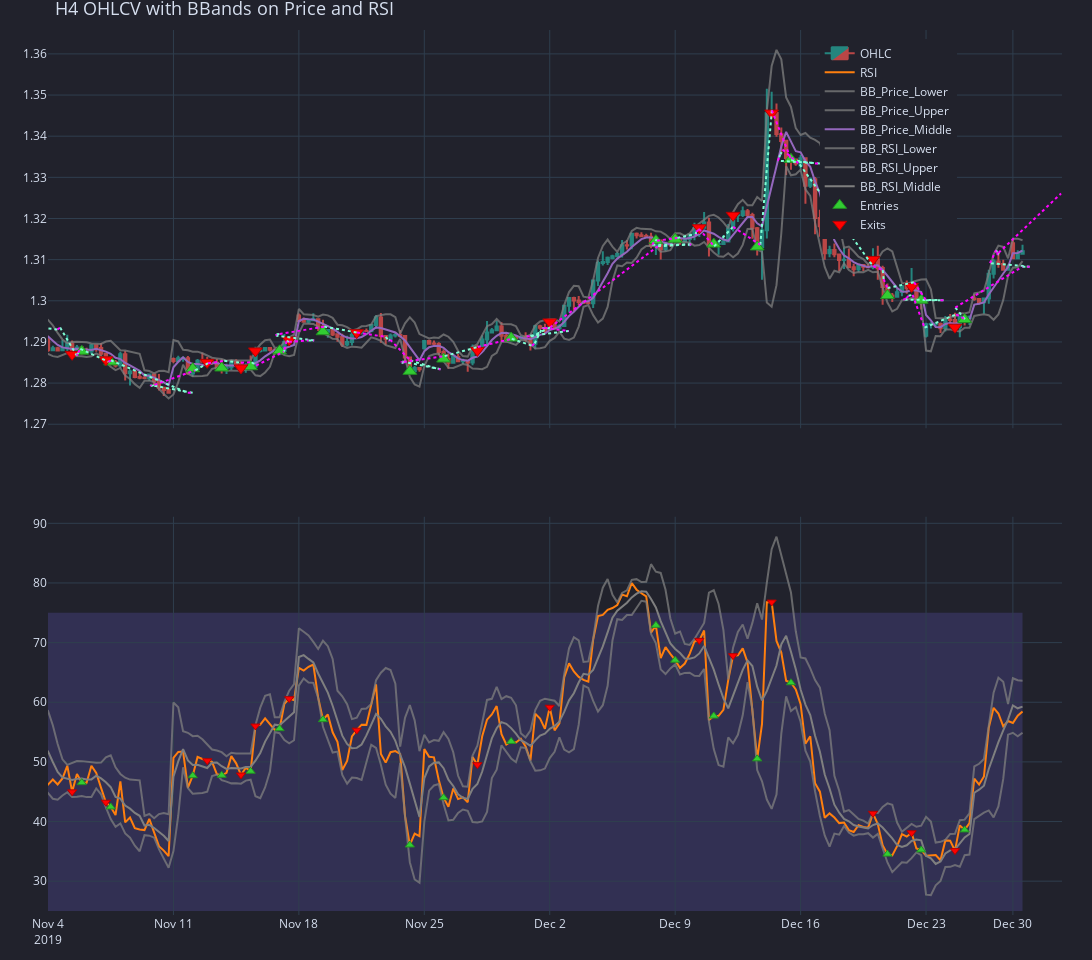

The notebook cell this image was saved under:
### Code cell
slice_lower = '2019.11.01'
slice_higher = '2019.12.30'
fig = plot_strategy(slice_lower, slice_higher, h4_df, h4_rsi, 
                           h4_bbands, h4_bbands_rsi, 
                           clean_h4_entries, clean_h4_exits, 
                           long_trades, short_trades,
                           show_legend = True)

fig.show()

### Figure 1 — Plotly figure (JSON) as saved in the notebook; plotly's stock layout.template omitted (floating-point values rounded to 4 significant figures; data arrays with more than 128 entries replaced by an {"elided": "..."} marker saying what was removed)
{"data": [{"close": {"elided": "360 float values"}, "decreasing": {"fillcolor": "#ee534f", "line": {"color": "#ee534f"}}, "high": {"elided": "360 float values"}, "increasing": {"fillcolor": "#26a69a", "line": {"color": "#26a69a"}}, "low": {"elided": "360 float values"}, "name": "OHLC", "opacity": 0.75, "open": {"elided": "360 float values"}, "type": "candlestick", "uid": "e51a7c2e-f7e6-4d49-af6f-d5039a4e4da5", "x": {"elided": "360 str values"}, "xaxis": "x", "yaxis": "y"}, {"connectgaps": true, "name": "RSI", "showlegend": true, "type": "scatter", "uid": "df90566b-d58f-4b9b-a94e-67187c4b2a76", "x": {"elided": "360 str values"}, "xaxis": "x2", "y": {"elided": "360 float values"}, "yaxis": "y2"}, {"connectgaps": true, "line": {"color": "rgba(127,127,127,0.7500)"}, "mode": "lines", "name": "BB_Price_Lower", "showlegend": true, "type": "scatter", "uid": "4ac20c26-badb-4eee-a501-62da66b09aaf", "x": {"elided": "360 str values"}, "xaxis": "x", "y": {"elided": "360 float values"}, "yaxis": "y"}, {"connectgaps": true, "fillcolor": "rgba(128, 128, 128, 0.2)", "line": {"color": "rgba(127,127,127,0.7500)"}, "mode": "lines", "name": "BB_Price_Upper", "showlegend": true, "type": "scatter", "uid": "054b0a1f-11ac-4e32-a48e-4b7b2beb95a5", "x": {"elided": "360 str values"}, "xaxis": "x", "y": {"elided": "360 float values"}, "yaxis": "y"}, {"connectgaps": true, "mode": "lines", "name": "BB_Price_Middle", "showlegend": true, "type": "scatter", "uid": "30c9723f-17fb-4814-8496-645ca367dd65", "x": {"elided": "360 str values"}, "xaxis": "x", "y": {"elided": "360 float values"}, "yaxis": "y"}, {"connectgaps": true, "line": {"color": "rgba(127,127,127,0.7500)"}, "mode": "lines", "name": "BB_RSI_Lower", "showlegend": true, "type": "scatter", "uid": "538f3dc1-fd06-4ac1-bcfe-dff0df5c1b74", "x": {"elided": "360 str values"}, "xaxis": "x2", "y": {"elided": "360 float values"}, "yaxis": "y2"}, {"connectgaps": true, "fillcolor": "rgba(128, 128, 128, 0.2)", "line": {"color": "rgba(127,127,127,0.7500)"}, "mode": "lines", "name": "BB_RSI_Upper", "showlegend": true, "type": "scatter", "uid": "3bc6b76e-cc27-42cf-b8cb-7afca743abcd", "x": {"elided": "360 str values"}, "xaxis": "x2", "y": {"elided": "360 float values"}, "yaxis": "y2"}, {"connectgaps": true, "mode": "lines", "name": "BB_RSI_Middle", "showlegend": true, "type": "scatter", "uid": "9bb059ee-bd27-49d4-abe0-fd440c97fdcf", "x": {"elided": "360 str values"}, "xaxis": "x2", "y": {"elided": "360 float values"}, "yaxis": "y2"}, {"marker": {"color": "limegreen", "line": {"color": "rgb(34,143,34)", "width": 1}, "size": 12, "symbol": "triangle-up"}, "mode": "markers", "name": "Entries", "showlegend": true, "type": "scatter", "uid": "42be3ec9-ce7c-49e4-a784-8c9bfb936e2e", "x": ["2019-11-02T12:00:00+00:00", "2019-11-05T16:00:00+00:00", "2019-11-06T16:00:00+00:00", "2019-11-09T12:00:00+00:00", "2019-11-12T04:00:00+00:00", "2019-11-13T04:00:00+00:00", "2019-11-14T04:00:00+00:00", "2019-11-15T04:00:00+00:00", "2019-11-16T00:00:00+00:00", "2019-11-19T08:00:00+00:00", "2019-11-22T08:00:00+00:00", "2019-11-26T04:00:00+00:00", "2019-11-28T12:00:00+00:00", "2019-11-30T12:00:00+00:00", "2019-12-06T04:00:00+00:00", "2019-12-07T12:00:00+00:00", "2019-12-09T12:00:00+00:00", "2019-12-10T20:00:00+00:00", "2019-12-12T08:00:00+00:00", "2019-12-13T12:00:00+00:00", "2019-12-14T12:00:00+00:00", "2019-12-16T08:00:00+00:00", "2019-12-19T12:00:00+00:00", "2019-12-20T16:00:00+00:00", "2019-12-23T08:00:00+00:00", "2019-12-24T20:00:00+00:00", "2019-12-28T00:00:00+00:00"], "y": [null, 1.288, 1.285, null, 1.283, 1.284, 1.284, 1.288, null, 1.292, 1.283, 1.286, 1.291, null, 1.315, null, 1.315, 1.314, 1.313, 1.334, null, 1.333, 1.301, 1.3, 1.292, 1.295, null]}, {"marker": {"color": "red", "line": {"color": "rgb(178,0,0)", "width": 1}, "size": 12, "symbol": "triangle-down"}, "mode": "markers", "name": "Exits", "showlegend": true, "type": "scatter", "uid": "7cb65d99-2ceb-4a25-bd1e-42da70a4627b", "x": ["2019-11-02T04:00:00+00:00", "2019-11-05T08:00:00+00:00", "2019-11-06T12:00:00+00:00", "2019-11-09T04:00:00+00:00", "2019-11-10T20:00:00+00:00", "2019-11-12T16:00:00+00:00", "2019-11-13T20:00:00+00:00", "2019-11-14T08:00:00+00:00", "2019-11-15T12:00:00+00:00", "2019-11-17T20:00:00+00:00", "2019-11-20T12:00:00+00:00", "2019-11-24T20:00:00+00:00", "2019-11-27T08:00:00+00:00", "2019-11-30T00:00:00+00:00", "2019-12-02T12:00:00+00:00", "2019-12-07T04:00:00+00:00", "2019-12-08T20:00:00+00:00", "2019-12-10T08:00:00+00:00", "2019-12-11T12:00:00+00:00", "2019-12-12T20:00:00+00:00", "2019-12-14T04:00:00+00:00", "2019-12-15T20:00:00+00:00", "2019-12-19T00:00:00+00:00", "2019-12-20T08:00:00+00:00", "2019-12-23T00:00:00+00:00", "2019-12-24T12:00:00+00:00", "2019-12-25T20:00:00+00:00", "2019-12-30T00:00:00+00:00"], "y": [null, 1.287, 1.286, null, 1.279, 1.285, 1.284, 1.288, 1.29, 1.292, 1.292, 1.285, 1.288, null, 1.295, null, 1.315, 1.318, 1.321, 1.346, null, 1.339, 1.31, 1.303, 1.303, 1.294, 1.299, 1.309]}, {"marker": {"color": "limegreen", "line": {"color": "rgb(34,143,34)", "width": 1}, "size": 8, "symbol": "triangle-up"}, "mode": "markers", "name": "Entries", "showlegend": false, "type": "scatter", "uid": "6a5db444-26d8-4a1f-a78c-8d8e7d043700", "x": ["2019-11-02T12:00:00+00:00", "2019-11-05T16:00:00+00:00", "2019-11-06T16:00:00+00:00", "2019-11-09T12:00:00+00:00", "2019-11-12T04:00:00+00:00", "2019-11-13T04:00:00+00:00", "2019-11-14T04:00:00+00:00", "2019-11-15T04:00:00+00:00", "2019-11-16T00:00:00+00:00", "2019-11-19T08:00:00+00:00", "2019-11-22T08:00:00+00:00", "2019-11-26T04:00:00+00:00", "2019-11-28T12:00:00+00:00", "2019-11-30T12:00:00+00:00", "2019-12-06T04:00:00+00:00", "2019-12-07T12:00:00+00:00", "2019-12-09T12:00:00+00:00", "2019-12-10T20:00:00+00:00", "2019-12-12T08:00:00+00:00", "2019-12-13T12:00:00+00:00", "2019-12-14T12:00:00+00:00", "2019-12-16T08:00:00+00:00", "2019-12-19T12:00:00+00:00", "2019-12-20T16:00:00+00:00", "2019-12-23T08:00:00+00:00", "2019-12-24T20:00:00+00:00", "2019-12-28T00:00:00+00:00"], "xaxis": "x2", "y": [null, 46.53, 42.45, null, 47.68, 47.76, 48.44, 55.58, null, 57.08, 36.07, 44.0, 53.43, null, 72.9, null, 67.05, 57.68, 50.51, 63.27, null, 58.38, 34.54, 35.23, 30.09, 38.59, null], "yaxis": "y2"}, {"marker": {"color": "red", "line": {"color": "rgb(178,0,0)", "width": 1}, "size": 8, "symbol": "triangle-down"}, "mode": "markers", "name": "Exits", "showlegend": false, "type": "scatter", "uid": "98dcbca3-8cc4-4855-8595-6a9e1af828ea", "x": ["2019-11-02T04:00:00+00:00", "2019-11-05T08:00:00+00:00", "2019-11-06T12:00:00+00:00", "2019-11-09T04:00:00+00:00", "2019-11-10T20:00:00+00:00", "2019-11-12T16:00:00+00:00", "2019-11-13T20:00:00+00:00", "2019-11-14T08:00:00+00:00", "2019-11-15T12:00:00+00:00", "2019-11-17T20:00:00+00:00", "2019-11-20T12:00:00+00:00", "2019-11-24T20:00:00+00:00", "2019-11-27T08:00:00+00:00", "2019-11-30T00:00:00+00:00", "2019-12-02T12:00:00+00:00", "2019-12-07T04:00:00+00:00", "2019-12-08T20:00:00+00:00", "2019-12-10T08:00:00+00:00", "2019-12-11T12:00:00+00:00", "2019-12-12T20:00:00+00:00", "2019-12-14T04:00:00+00:00", "2019-12-15T20:00:00+00:00", "2019-12-19T00:00:00+00:00", "2019-12-20T08:00:00+00:00", "2019-12-23T00:00:00+00:00", "2019-12-24T12:00:00+00:00", "2019-12-25T20:00:00+00:00", "2019-12-30T00:00:00+00:00"], "xaxis": "x2", "y": [null, 44.97, 43.24, null, 38.81, 50.2, 47.81, 56.02, 60.6, 63.78, 55.32, 40.96, 49.53, null, 59.16, null, 69.13, 70.37, 67.81, 76.8, null, 65.63, 41.37, 38.12, 39.07, 35.12, 43.62, 57.06], "yaxis": "y2"}], "layout": {"height": 960, "legend": {"orientation": "h", "traceorder": "normal", "x": 0.1, "xanchor": "right", "y": 0.99, "yanchor": "top"}, "margin": {"b": 30, "l": 30, "r": 30, "t": 30}, "shapes": [{"fillcolor": "mediumslateblue", "layer": "below", "line": {"width": 0}, "opacity": 0.2, "type": "rect", "x0": "2019-11-01T00:00:00+00:00", "x1": "2019-12-30T20:00:00+00:00", "xref": "x2", "y0": 25, "y1": 75, "yref": "y2"}, {"line": {"color": "aquamarine", "dash": "dot", "width": 2}, "type": "line", "x0": "2019-11-02T08:50:00+00:00", "x1": "2019-11-03T17:00:00+00:00", "y0": 1.294, "y1": 1.293}, {"line": {"color": "aquamarine", "dash": "dot", "width": 2}, "type": "line", "x0": "2019-11-03T19:15:00+00:00", "x1": "2019-11-05T11:50:00+00:00", "y0": 1.293, "y1": 1.287}, {"line": {"color": "aquamarine", "dash": "dot", "width": 2}, "type": "line", "x0": "2019-11-05T12:40:00+00:00", "x1": "2019-11-05T13:00:00+00:00", "y0": 1.287, "y1": 1.287}, {"line": {"color": "aquamarine", "dash": "dot", "width": 2}, "type": "line", "x0": "2019-11-05T14:50:00+00:00", "x1": "2019-11-06T14:15:00+00:00", "y0": 1.288, "y1": 1.285}, {"line": {"color": "aquamarine", "dash": "dot", "width": 2}, "type": "line", "x0": "2019-11-06T16:05:00+00:00", "x1": "2019-11-09T07:55:00+00:00", "y0": 1.286, "y1": 1.278}, {"line": {"color": "aquamarine", "dash": "dot", "width": 2}, "type": "line", "x0": "2019-11-09T11:55:00+00:00", "x1": "2019-11-10T17:00:00+00:00", "y0": 1.278, "y1": 1.28}, {"line": {"color": "aquamarine", "dash": "dot", "width": 2}, "type": "line", "x0": "2019-11-10T17:25:00+00:00", "x1": "2019-11-10T20:20:00+00:00", "y0": 1.279, "y1": 1.28}, {"line": {"color": "aquamarine", "dash": "dot", "width": 2}, "type": "line", "x0": "2019-11-12T06:00:00+00:00", "x1": "2019-11-12T16:40:00+00:00", "y0": 1.283, "y1": 1.285}, {"line": {"color": "aquamarine", "dash": "dot", "width": 2}, "type": "line", "x0": "2019-11-13T06:10:00+00:00", "x1": "2019-11-13T20:00:00+00:00", "y0": 1.285, "y1": 1.285}, {"line": {"color": "aquamarine", "dash": "dot", "width": 2}, "type": "line", "x0": "2019-11-14T04:55:00+00:00", "x1": "2019-11-14T08:35:00+00:00", "y0": 1.285, "y1": 1.284}, {"line": {"color": "aquamarine", "dash": "dot", "width": 2}, "type": "line", "x0": "2019-11-15T07:35:00+00:00", "x1": "2019-11-15T08:10:00+00:00", "y0": 1.288, "y1": 1.288}, {"line": {"color": "aquamarine", "dash": "dot", "width": 2}, "type": "line", "x0": "2019-11-15T09:50:00+00:00", "x1": "2019-11-15T11:45:00+00:00", "y0": 1.29, "y1": 1.29}, {"line": {"color": "aquamarine", "dash": "dot", "width": 2}, "type": "line", "x0": "2019-11-16T03:55:00+00:00", "x1": "2019-11-16T07:55:00+00:00", "y0": 1.29, "y1": 1.29}, {"line": {"color": "aquamarine", "dash": "dot", "width": 2}, "type": "line", "x0": "2019-11-16T08:40:00+00:00", "x1": "2019-11-17T17:00:00+00:00", "y0": 1.29, "y1": 1.292}, {"line": {"color": "aquamarine", "dash": "dot", "width": 2}, "type": "line", "x0": "2019-11-17T17:25:00+00:00", "x1": "2019-11-17T20:05:00+00:00", "y0": 1.292, "y1": 1.292}, {"line": {"color": "aquamarine", "dash": "dot", "width": 2}, "type": "line", "x0": "2019-11-19T09:00:00+00:00", "x1": "2019-11-20T12:10:00+00:00", "y0": 1.294, "y1": 1.292}, {"line": {"color": "aquamarine", "dash": "dot", "width": 2}, "type": "line", "x0": "2019-11-21T12:05:00+00:00", "x1": "2019-11-21T14:25:00+00:00", "y0": 1.291, "y1": 1.29}, {"line": {"color": "aquamarine", "dash": "dot", "width": 2}, "type": "line", "x0": "2019-11-21T14:55:00+00:00", "x1": "2019-11-21T15:40:00+00:00", "y0": 1.29, "y1": 1.291}, {"line": {"color": "aquamarine", "dash": "dot", "width": 2}, "type": "line", "x0": "2019-11-22T08:25:00+00:00", "x1": "2019-11-23T07:55:00+00:00", "y0": 1.286, "y1": 1.283}, {"line": {"color": "aquamarine", "dash": "dot", "width": 2}, "type": "line", "x0": "2019-11-23T09:25:00+00:00", "x1": "2019-11-24T17:00:00+00:00", "y0": 1.283, "y1": 1.285}, {"line": {"color": "aquamarine", "dash": "dot", "width": 2}, "type": "line", "x0": "2019-11-24T17:20:00+00:00", "x1": "2019-11-24T18:25:00+00:00", "y0": 1.285, "y1": 1.285}, {"line": {"color": "aquamarine", "dash": "dot", "width": 2}, "type": "line", "x0": "2019-11-24T18:45:00+00:00", "x1": "2019-11-24T18:55:00+00:00", "y0": 1.285, "y1": 1.285}, {"line": {"color": "aquamarine", "dash": "dot", "width": 2}, "type": "line", "x0": "2019-11-26T04:55:00+00:00", "x1": "2019-11-27T08:25:00+00:00", "y0": 1.287, "y1": 1.289}, {"line": {"color": "aquamarine", "dash": "dot", "width": 2}, "type": "line", "x0": "2019-11-28T12:30:00+00:00", "x1": "2019-11-29T05:15:00+00:00", "y0": 1.291, "y1": 1.289}, {"line": {"color": "aquamarine", "dash": "dot", "width": 2}, "type": "line", "x0": "2019-11-29T07:30:00+00:00", "x1": "2019-11-29T13:50:00+00:00", "y0": 1.29, "y1": 1.293}, {"line": {"color": "aquamarine", "dash": "dot", "width": 2}, "type": "line", "x0": "2019-11-29T14:10:00+00:00", "x1": "2019-11-29T14:55:00+00:00", "y0": 1.293, "y1": 1.294}, {"line": {"color": "aquamarine", "dash": "dot", "width": 2}, "type": "line", "x0": "2019-11-29T15:20:00+00:00", "x1": "2019-11-29T15:45:00+00:00", "y0": 1.293, "y1": 1.293}, {"line": {"color": "aquamarine", "dash": "dot", "width": 2}, "type": "line", "x0": "2019-11-30T11:55:00+00:00", "x1": "2019-12-01T17:00:00+00:00", "y0": 1.293, "y1": 1.291}, {"line": {"color": "aquamarine", "dash": "dot", "width": 2}, "type": "line", "x0": "2019-12-01T20:35:00+00:00", "x1": "2019-12-02T12:20:00+00:00", "y0": 1.291, "y1": 1.294}, {"line": {"color": "aquamarine", "dash": "dot", "width": 2}, "type": "line", "x0": "2019-12-06T05:40:00+00:00", "x1": "2019-12-07T07:55:00+00:00", "y0": 1.313, "y1": 1.314}, {"line": {"color": "aquamarine", "dash": "dot", "width": 2}, "type": "line", "x0": "2019-12-07T09:20:00+00:00", "x1": "2019-12-08T17:00:00+00:00", "y0": 1.314, "y1": 1.314}, {"line": {"color": "aquamarine", "dash": "dot", "width": 2}, "type": "line", "x0": "2019-12-08T19:35:00+00:00", "x1": "2019-12-08T20:55:00+00:00", "y0": 1.315, "y1": 1.315}, {"line": {"color": "aquamarine", "dash": "dot", "width": 2}, "type": "line", "x0": "2019-12-09T13:45:00+00:00", "x1": "2019-12-10T05:00:00+00:00", "y0": 1.315, "y1": 1.316}, {"line": {"color": "aquamarine", "dash": "dot", "width": 2}, "type": "line", "x0": "2019-12-10T05:15:00+00:00", "x1": "2019-12-10T05:20:00+00:00", "y0": 1.316, "y1": 1.317}, {"line": {"color": "aquamarine", "dash": "dot", "width": 2}, "type": "line", "x0": "2019-12-10T07:40:00+00:00", "x1": "2019-12-10T07:45:00+00:00", "y0": 1.317, "y1": 1.317}, {"line": {"color": "aquamarine", "dash": "dot", "width": 2}, "type": "line", "x0": "2019-12-10T20:20:00+00:00", "x1": "2019-12-11T12:00:00+00:00", "y0": 1.313, "y1": 1.318}, {"line": {"color": "aquamarine", "dash": "dot", "width": 2}, "type": "line", "x0": "2019-12-12T10:35:00+00:00", "x1": "2019-12-12T20:10:00+00:00", "y0": 1.314, "y1": 1.346}, {"line": {"color": "aquamarine", "dash": "dot", "width": 2}, "type": "line", "x0": "2019-12-13T12:15:00+00:00", "x1": "2019-12-14T07:55:00+00:00", "y0": 1.334, "y1": 1.333}, {"line": {"color": "aquamarine", "dash": "dot", "width": 2}, "type": "line", "x0": "2019-12-14T11:55:00+00:00", "x1": "2019-12-15T17:00:00+00:00", "y0": 1.333, "y1": 1.334}, {"line": {"color": "aquamarine", "dash": "dot", "width": 2}, "type": "line", "x0": "2019-12-15T18:25:00+00:00", "x1": "2019-12-15T19:00:00+00:00", "y0": 1.335, "y1": 1.336}, {"line": {"color": "aquamarine", "dash": "dot", "width": 2}, "type": "line", "x0": "2019-12-15T19:10:00+00:00", "x1": "2019-12-15T21:00:00+00:00", "y0": 1.335, "y1": 1.337}, {"line": {"color": "aquamarine", "dash": "dot", "width": 2}, "type": "line", "x0": "2019-12-16T11:15:00+00:00", "x1": "2019-12-19T00:05:00+00:00", "y0": 1.333, "y1": 1.308}, {"line": {"color": "aquamarine", "dash": "dot", "width": 2}, "type": "line", "x0": "2019-12-19T08:05:00+00:00", "x1": "2019-12-19T08:50:00+00:00", "y0": 1.307, "y1": 1.305}, {"line": {"color": "aquamarine", "dash": "dot", "width": 2}, "type": "line", "x0": "2019-12-19T12:05:00+00:00", "x1": "2019-12-20T10:05:00+00:00", "y0": 1.303, "y1": 1.304}, {"line": {"color": "aquamarine", "dash": "dot", "width": 2}, "type": "line", "x0": "2019-12-20T19:55:00+00:00", "x1": "2019-12-21T07:55:00+00:00", "y0": 1.3, "y1": 1.3}, {"line": {"color": "aquamarine", "dash": "dot", "width": 2}, "type": "line", "x0": "2019-12-21T10:30:00+00:00", "x1": "2019-12-22T17:00:00+00:00", "y0": 1.3, "y1": 1.3}, {"line": {"color": "aquamarine", "dash": "dot", "width": 2}, "type": "line", "x0": "2019-12-22T19:25:00+00:00", "x1": "2019-12-22T19:50:00+00:00", "y0": 1.301, "y1": 1.301}, {"line": {"color": "aquamarine", "dash": "dot", "width": 2}, "type": "line", "x0": "2019-12-22T21:25:00+00:00", "x1": "2019-12-23T00:50:00+00:00", "y0": 1.301, "y1": 1.301}, {"line": {"color": "aquamarine", "dash": "dot", "width": 2}, "type": "line", "x0": "2019-12-23T10:45:00+00:00", "x1": "2019-12-24T12:55:00+00:00", "y0": 1.293, "y1": 1.297}, {"line": {"color": "aquamarine", "dash": "dot", "width": 2}, "type": "line", "x0": "2019-12-24T20:15:00+00:00", "x1": "2019-12-25T20:15:00+00:00", "y0": 1.296, "y1": 1.298}, {"line": {"color": "aquamarine", "dash": "dot", "width": 2}, "type": "line", "x0": "2019-12-28T03:55:00+00:00", "x1": "2019-12-28T07:55:00+00:00", "y0": 1.308, "y1": 1.308}, {"line": {"color": "aquamarine", "dash": "dot", "width": 2}, "type": "line", "x0": "2019-12-28T09:55:00+00:00", "x1": "2019-12-29T17:00:00+00:00", "y0": 1.308, "y1": 1.309}, {"line": {"color": "aquamarine", "dash": "dot", "width": 2}, "type": "line", "x0": "2019-12-29T22:05:00+00:00", "x1": "2019-12-29T22:55:00+00:00", "y0": 1.312, "y1": 1.312}, {"line": {"color": "aquamarine", "dash": "dot", "width": 2}, "type": "line", "x0": "2019-12-29T23:25:00+00:00", "x1": "2019-12-30T00:10:00+00:00", "y0": 1.311, "y1": 1.312}, {"line": {"color": "magenta", "dash": "dot", "width": 2}, "type": "line", "x0": "2019-11-02T07:55:00+00:00", "x1": "2019-11-02T08:50:00+00:00", "y0": 1.294, "y1": 1.294}, {"line": {"color": "magenta", "dash": "dot", "width": 2}, "type": "line", "x0": "2019-11-03T17:00:00+00:00", "x1": "2019-11-03T19:15:00+00:00", "y0": 1.293, "y1": 1.293}, {"line": {"color": "magenta", "dash": "dot", "width": 2}, "type": "line", "x0": "2019-11-05T11:50:00+00:00", "x1": "2019-11-05T12:40:00+00:00", "y0": 1.287, "y1": 1.287}, {"line": {"color": "magenta", "dash": "dot", "width": 2}, "type": "line", "x0": "2019-11-05T13:00:00+00:00", "x1": "2019-11-05T14:50:00+00:00", "y0": 1.287, "y1": 1.288}, {"line": {"color": "magenta", "dash": "dot", "width": 2}, "type": "line", "x0": "2019-11-06T14:15:00+00:00", "x1": "2019-11-06T16:05:00+00:00", "y0": 1.285, "y1": 1.286}, {"line": {"color": "magenta", "dash": "dot", "width": 2}, "type": "line", "x0": "2019-11-09T07:55:00+00:00", "x1": "2019-11-09T11:55:00+00:00", "y0": 1.278, "y1": 1.278}, {"line": {"color": "magenta", "dash": "dot", "width": 2}, "type": "line", "x0": "2019-11-10T17:00:00+00:00", "x1": "2019-11-10T17:25:00+00:00", "y0": 1.28, "y1": 1.279}, {"line": {"color": "magenta", "dash": "dot", "width": 2}, "type": "line", "x0": "2019-11-10T20:20:00+00:00", "x1": "2019-11-12T06:00:00+00:00", "y0": 1.28, "y1": 1.283}, {"line": {"color": "magenta", "dash": "dot", "width": 2}, "type": "line", "x0": "2019-11-12T16:40:00+00:00", "x1": "2019-11-13T06:10:00+00:00", "y0": 1.285, "y1": 1.285}, {"line": {"color": "magenta", "dash": "dot", "width": 2}, "type": "line", "x0": "2019-11-13T20:00:00+00:00", "x1": "2019-11-14T04:55:00+00:00", "y0": 1.285, "y1": 1.285}, {"line": {"color": "magenta", "dash": "dot", "width": 2}, "type": "line", "x0": "2019-11-14T08:35:00+00:00", "x1": "2019-11-15T07:35:00+00:00", "y0": 1.284, "y1": 1.288}, {"line": {"color": "magenta", "dash": "dot", "width": 2}, "type": "line", "x0": "2019-11-15T08:10:00+00:00", "x1": "2019-11-15T09:50:00+00:00", "y0": 1.288, "y1": 1.29}, {"line": {"color": "magenta", "dash": "dot", "width": 2}, "type": "line", "x0": "2019-11-15T11:45:00+00:00", "x1": "2019-11-16T03:55:00+00:00", "y0": 1.29, "y1": 1.29}, {"line": {"color": "magenta", "dash": "dot", "width": 2}, "type": "line", "x0": "2019-11-16T07:55:00+00:00", "x1": "2019-11-16T08:40:00+00:00", "y0": 1.29, "y1": 1.29}, {"line": {"color": "magenta", "dash": "dot", "width": 2}, "type": "line", "x0": "2019-11-17T17:00:00+00:00", "x1": "2019-11-17T17:25:00+00:00", "y0": 1.292, "y1": 1.292}, {"line": {"color": "magenta", "dash": "dot", "width": 2}, "type": "line", "x0": "2019-11-17T20:05:00+00:00", "x1": "2019-11-19T09:00:00+00:00", "y0": 1.292, "y1": 1.294}, {"line": {"color": "magenta", "dash": "dot", "width": 2}, "type": "line", "x0": "2019-11-20T12:10:00+00:00", "x1": "2019-11-21T12:05:00+00:00", "y0": 1.292, "y1": 1.291}, {"line": {"color": "magenta", "dash": "dot", "width": 2}, "type": "line", "x0": "2019-11-21T14:25:00+00:00", "x1": "2019-11-21T14:55:00+00:00", "y0": 1.29, "y1": 1.29}, {"line": {"color": "magenta", "dash": "dot", "width": 2}, "type": "line", "x0": "2019-11-21T15:40:00+00:00", "x1": "2019-11-22T08:25:00+00:00", "y0": 1.291, "y1": 1.286}, {"line": {"color": "magenta", "dash": "dot", "width": 2}, "type": "line", "x0": "2019-11-23T07:55:00+00:00", "x1": "2019-11-23T09:25:00+00:00", "y0": 1.283, "y1": 1.283}, {"line": {"color": "magenta", "dash": "dot", "width": 2}, "type": "line", "x0": "2019-11-24T17:00:00+00:00", "x1": "2019-11-24T17:20:00+00:00", "y0": 1.285, "y1": 1.285}, {"line": {"color": "magenta", "dash": "dot", "width": 2}, "type": "line", "x0": "2019-11-24T18:25:00+00:00", "x1": "2019-11-24T18:45:00+00:00", "y0": 1.285, "y1": 1.285}, {"line": {"color": "magenta", "dash": "dot", "width": 2}, "type": "line", "x0": "2019-11-24T18:55:00+00:00", "x1": "2019-11-26T04:55:00+00:00", "y0": 1.285, "y1": 1.287}, {"line": {"color": "magenta", "dash": "dot", "width": 2}, "type": "line", "x0": "2019-11-27T08:25:00+00:00", "x1": "2019-11-28T12:30:00+00:00", "y0": 1.289, "y1": 1.291}, {"line": {"color": "magenta", "dash": "dot", "width": 2}, "type": "line", "x0": "2019-11-29T05:15:00+00:00", "x1": "2019-11-29T07:30:00+00:00", "y0": 1.289, "y1": 1.29}, {"line": {"color": "magenta", "dash": "dot", "width": 2}, "type": "line", "x0": "2019-11-29T13:50:00+00:00", "x1": "2019-11-29T14:10:00+00:00", "y0": 1.293, "y1": 1.293}, {"line": {"color": "magenta", "dash": "dot", "width": 2}, "type": "line", "x0": "2019-11-29T14:55:00+00:00", "x1": "2019-11-29T15:20:00+00:00", "y0": 1.294, "y1": 1.293}, {"line": {"color": "magenta", "dash": "dot", "width": 2}, "type": "line", "x0": "2019-11-29T15:45:00+00:00", "x1": "2019-11-30T11:55:00+00:00", "y0": 1.293, "y1": 1.293}, {"line": {"color": "magenta", "dash": "dot", "width": 2}, "type": "line", "x0": "2019-12-01T17:00:00+00:00", "x1": "2019-12-01T20:35:00+00:00", "y0": 1.291, "y1": 1.291}, {"line": {"color": "magenta", "dash": "dot", "width": 2}, "type": "line", "x0": "2019-12-02T12:20:00+00:00", "x1": "2019-12-06T05:40:00+00:00", "y0": 1.294, "y1": 1.313}, {"line": {"color": "magenta", "dash": "dot", "width": 2}, "type": "line", "x0": "2019-12-07T07:55:00+00:00", "x1": "2019-12-07T09:20:00+00:00", "y0": 1.314, "y1": 1.314}, {"line": {"color": "magenta", "dash": "dot", "width": 2}, "type": "line", "x0": "2019-12-08T17:00:00+00:00", "x1": "2019-12-08T19:35:00+00:00", "y0": 1.314, "y1": 1.315}, {"line": {"color": "magenta", "dash": "dot", "width": 2}, "type": "line", "x0": "2019-12-08T20:55:00+00:00", "x1": "2019-12-09T13:45:00+00:00", "y0": 1.315, "y1": 1.315}, {"line": {"color": "magenta", "dash": "dot", "width": 2}, "type": "line", "x0": "2019-12-10T05:00:00+00:00", "x1": "2019-12-10T05:15:00+00:00", "y0": 1.316, "y1": 1.316}, {"line": {"color": "magenta", "dash": "dot", "width": 2}, "type": "line", "x0": "2019-12-10T05:20:00+00:00", "x1": "2019-12-10T07:40:00+00:00", "y0": 1.317, "y1": 1.317}, {"line": {"color": "magenta", "dash": "dot", "width": 2}, "type": "line", "x0": "2019-12-10T07:45:00+00:00", "x1": "2019-12-10T20:20:00+00:00", "y0": 1.317, "y1": 1.313}, {"line": {"color": "magenta", "dash": "dot", "width": 2}, "type": "line", "x0": "2019-12-11T12:00:00+00:00", "x1": "2019-12-12T10:35:00+00:00", "y0": 1.318, "y1": 1.314}, {"line": {"color": "magenta", "dash": "dot", "width": 2}, "type": "line", "x0": "2019-12-12T20:10:00+00:00", "x1": "2019-12-13T12:15:00+00:00", "y0": 1.346, "y1": 1.334}, {"line": {"color": "magenta", "dash": "dot", "width": 2}, "type": "line", "x0": "2019-12-14T07:55:00+00:00", "x1": "2019-12-14T11:55:00+00:00", "y0": 1.333, "y1": 1.333}, {"line": {"color": "magenta", "dash": "dot", "width": 2}, "type": "line", "x0": "2019-12-15T17:00:00+00:00", "x1": "2019-12-15T18:25:00+00:00", "y0": 1.334, "y1": 1.335}, {"line": {"color": "magenta", "dash": "dot", "width": 2}, "type": "line", "x0": "2019-12-15T19:00:00+00:00", "x1": "2019-12-15T19:10:00+00:00", "y0": 1.336, "y1": 1.335}, {"line": {"color": "magenta", "dash": "dot", "width": 2}, "type": "line", "x0": "2019-12-15T21:00:00+00:00", "x1": "2019-12-16T11:15:00+00:00", "y0": 1.337, "y1": 1.333}, {"line": {"color": "magenta", "dash": "dot", "width": 2}, "type": "line", "x0": "2019-12-19T00:05:00+00:00", "x1": "2019-12-19T08:05:00+00:00", "y0": 1.308, "y1": 1.307}, {"line": {"color": "magenta", "dash": "dot", "width": 2}, "type": "line", "x0": "2019-12-19T08:50:00+00:00", "x1": "2019-12-19T12:05:00+00:00", "y0": 1.305, "y1": 1.303}, {"line": {"color": "magenta", "dash": "dot", "width": 2}, "type": "line", "x0": "2019-12-20T10:05:00+00:00", "x1": "2019-12-20T19:55:00+00:00", "y0": 1.304, "y1": 1.3}, {"line": {"color": "magenta", "dash": "dot", "width": 2}, "type": "line", "x0": "2019-12-21T07:55:00+00:00", "x1": "2019-12-21T10:30:00+00:00", "y0": 1.3, "y1": 1.3}, {"line": {"color": "magenta", "dash": "dot", "width": 2}, "type": "line", "x0": "2019-12-22T17:00:00+00:00", "x1": "2019-12-22T19:25:00+00:00", "y0": 1.3, "y1": 1.301}, {"line": {"color": "magenta", "dash": "dot", "width": 2}, "type": "line", "x0": "2019-12-22T19:50:00+00:00", "x1": "2019-12-22T21:25:00+00:00", "y0": 1.301, "y1": 1.301}, {"line": {"color": "magenta", "dash": "dot", "width": 2}, "type": "line", "x0": "2019-12-23T00:50:00+00:00", "x1": "2019-12-23T10:45:00+00:00", "y0": 1.301, "y1": 1.293}, {"line": {"color": "magenta", "dash": "dot", "width": 2}, "type": "line", "x0": "2019-12-24T12:55:00+00:00", "x1": "2019-12-24T20:15:00+00:00", "y0": 1.297, "y1": 1.296}, {"line": {"color": "magenta", "dash": "dot", "width": 2}, "type": "line", "x0": "2019-12-25T20:15:00+00:00", "x1": "2019-12-28T03:55:00+00:00", "y0": 1.298, "y1": 1.308}, {"line": {"color": "magenta", "dash": "dot", "width": 2}, "type": "line", "x0": "2019-12-28T07:55:00+00:00", "x1": "2019-12-28T09:55:00+00:00", "y0": 1.308, "y1": 1.308}, {"line": {"color": "magenta", "dash": "dot", "width": 2}, "type": "line", "x0": "2019-12-29T17:00:00+00:00", "x1": "2019-12-29T22:05:00+00:00", "y0": 1.309, "y1": 1.312}, {"line": {"color": "magenta", "dash": "dot", "width": 2}, "type": "line", "x0": "2019-12-29T22:55:00+00:00", "x1": "2019-12-29T23:25:00+00:00", "y0": 1.312, "y1": 1.311}, {"line": {"color": "magenta", "dash": "dot", "width": 2}, "type": "line", "x0": "2019-12-30T00:10:00+00:00", "x1": "2020-01-01T03:55:00+00:00", "y0": 1.312, "y1": 1.326}], "showlegend": true, "title": {"font": {"size": 18}, "text": "H4 OHLCV with BBands on Price and RSI"}, "width": 1280, "xaxis": {"anchor": "y", "domain": [0, 1], "matches": "x2", "rangebreaks": [{"values": ["2019-11-01T20:00:00+00:00", "2019-11-02T00:00:00+00:00", "2019-11-02T04:00:00+00:00", "2019-11-02T08:00:00+00:00", "2019-11-02T12:00:00+00:00", "2019-11-02T16:00:00+00:00", "2019-11-02T20:00:00+00:00", "2019-11-03T00:00:00+00:00", "2019-11-03T04:00:00+00:00", "2019-11-03T08:00:00+00:00", "2019-11-03T12:00:00+00:00", "2019-11-08T20:00:00+00:00", "2019-11-09T00:00:00+00:00", "2019-11-09T04:00:00+00:00", "2019-11-09T08:00:00+00:00", "2019-11-09T12:00:00+00:00", "2019-11-09T16:00:00+00:00", "2019-11-09T20:00:00+00:00", "2019-11-10T00:00:00+00:00", "2019-11-10T04:00:00+00:00", "2019-11-10T08:00:00+00:00", "2019-11-10T12:00:00+00:00", "2019-11-15T20:00:00+00:00", "2019-11-16T00:00:00+00:00", "2019-11-16T04:00:00+00:00", "2019-11-16T08:00:00+00:00", "2019-11-16T12:00:00+00:00", "2019-11-16T16:00:00+00:00", "2019-11-16T20:00:00+00:00", "2019-11-17T00:00:00+00:00", "2019-11-17T04:00:00+00:00", "2019-11-17T08:00:00+00:00", "2019-11-17T12:00:00+00:00", "2019-11-22T20:00:00+00:00", "2019-11-23T00:00:00+00:00", "2019-11-23T04:00:00+00:00", "2019-11-23T08:00:00+00:00", "2019-11-23T12:00:00+00:00", "2019-11-23T16:00:00+00:00", "2019-11-23T20:00:00+00:00", "2019-11-24T00:00:00+00:00", "2019-11-24T04:00:00+00:00", "2019-11-24T08:00:00+00:00", "2019-11-24T12:00:00+00:00", "2019-11-29T20:00:00+00:00", "2019-11-30T00:00:00+00:00", "2019-11-30T04:00:00+00:00", "2019-11-30T08:00:00+00:00", "2019-11-30T12:00:00+00:00", "2019-11-30T16:00:00+00:00", "2019-11-30T20:00:00+00:00", "2019-12-01T00:00:00+00:00", "2019-12-01T04:00:00+00:00", "2019-12-01T08:00:00+00:00", "2019-12-01T12:00:00+00:00", "2019-12-06T20:00:00+00:00", "2019-12-07T00:00:00+00:00", "2019-12-07T04:00:00+00:00", "2019-12-07T08:00:00+00:00", "2019-12-07T12:00:00+00:00", "2019-12-07T16:00:00+00:00", "2019-12-07T20:00:00+00:00", "2019-12-08T00:00:00+00:00", "2019-12-08T04:00:00+00:00", "2019-12-08T08:00:00+00:00", "2019-12-08T12:00:00+00:00", "2019-12-13T20:00:00+00:00", "2019-12-14T00:00:00+00:00", "2019-12-14T04:00:00+00:00", "2019-12-14T08:00:00+00:00", "2019-12-14T12:00:00+00:00", "2019-12-14T16:00:00+00:00", "2019-12-14T20:00:00+00:00", "2019-12-15T00:00:00+00:00", "2019-12-15T04:00:00+00:00", "2019-12-15T08:00:00+00:00", "2019-12-15T12:00:00+00:00", "2019-12-20T20:00:00+00:00", "2019-12-21T00:00:00+00:00", "2019-12-21T04:00:00+00:00", "2019-12-21T08:00:00+00:00", "2019-12-21T12:00:00+00:00", "2019-12-21T16:00:00+00:00", "2019-12-21T20:00:00+00:00", "2019-12-22T00:00:00+00:00", "2019-12-22T04:00:00+00:00", "2019-12-22T08:00:00+00:00", "2019-12-22T12:00:00+00:00", "2019-12-25T04:00:00+00:00", "2019-12-25T08:00:00+00:00", "2019-12-25T12:00:00+00:00", "2019-12-27T20:00:00+00:00", "2019-12-28T00:00:00+00:00", "2019-12-28T04:00:00+00:00", "2019-12-28T08:00:00+00:00", "2019-12-28T12:00:00+00:00", "2019-12-28T16:00:00+00:00", "2019-12-28T20:00:00+00:00", "2019-12-29T00:00:00+00:00", "2019-12-29T04:00:00+00:00", "2019-12-29T08:00:00+00:00", "2019-12-29T12:00:00+00:00"]}], "rangeslider": {"visible": false}, "showticklabels": false}, "xaxis2": {"anchor": "y2", "domain": [0, 1], "rangebreaks": [{"values": ["2019-11-01T20:00:00+00:00", "2019-11-02T00:00:00+00:00", "2019-11-02T04:00:00+00:00", "2019-11-02T08:00:00+00:00", "2019-11-02T12:00:00+00:00", "2019-11-02T16:00:00+00:00", "2019-11-02T20:00:00+00:00", "2019-11-03T00:00:00+00:00", "2019-11-03T04:00:00+00:00", "2019-11-03T08:00:00+00:00", "2019-11-03T12:00:00+00:00", "2019-11-08T20:00:00+00:00", "2019-11-09T00:00:00+00:00", "2019-11-09T04:00:00+00:00", "2019-11-09T08:00:00+00:00", "2019-11-09T12:00:00+00:00", "2019-11-09T16:00:00+00:00", "2019-11-09T20:00:00+00:00", "2019-11-10T00:00:00+00:00", "2019-11-10T04:00:00+00:00", "2019-11-10T08:00:00+00:00", "2019-11-10T12:00:00+00:00", "2019-11-15T20:00:00+00:00", "2019-11-16T00:00:00+00:00", "2019-11-16T04:00:00+00:00", "2019-11-16T08:00:00+00:00", "2019-11-16T12:00:00+00:00", "2019-11-16T16:00:00+00:00", "2019-11-16T20:00:00+00:00", "2019-11-17T00:00:00+00:00", "2019-11-17T04:00:00+00:00", "2019-11-17T08:00:00+00:00", "2019-11-17T12:00:00+00:00", "2019-11-22T20:00:00+00:00", "2019-11-23T00:00:00+00:00", "2019-11-23T04:00:00+00:00", "2019-11-23T08:00:00+00:00", "2019-11-23T12:00:00+00:00", "2019-11-23T16:00:00+00:00", "2019-11-23T20:00:00+00:00", "2019-11-24T00:00:00+00:00", "2019-11-24T04:00:00+00:00", "2019-11-24T08:00:00+00:00", "2019-11-24T12:00:00+00:00", "2019-11-29T20:00:00+00:00", "2019-11-30T00:00:00+00:00", "2019-11-30T04:00:00+00:00", "2019-11-30T08:00:00+00:00", "2019-11-30T12:00:00+00:00", "2019-11-30T16:00:00+00:00", "2019-11-30T20:00:00+00:00", "2019-12-01T00:00:00+00:00", "2019-12-01T04:00:00+00:00", "2019-12-01T08:00:00+00:00", "2019-12-01T12:00:00+00:00", "2019-12-06T20:00:00+00:00", "2019-12-07T00:00:00+00:00", "2019-12-07T04:00:00+00:00", "2019-12-07T08:00:00+00:00", "2019-12-07T12:00:00+00:00", "2019-12-07T16:00:00+00:00", "2019-12-07T20:00:00+00:00", "2019-12-08T00:00:00+00:00", "2019-12-08T04:00:00+00:00", "2019-12-08T08:00:00+00:00", "2019-12-08T12:00:00+00:00", "2019-12-13T20:00:00+00:00", "2019-12-14T00:00:00+00:00", "2019-12-14T04:00:00+00:00", "2019-12-14T08:00:00+00:00", "2019-12-14T12:00:00+00:00", "2019-12-14T16:00:00+00:00", "2019-12-14T20:00:00+00:00", "2019-12-15T00:00:00+00:00", "2019-12-15T04:00:00+00:00", "2019-12-15T08:00:00+00:00", "2019-12-15T12:00:00+00:00", "2019-12-20T20:00:00+00:00", "2019-12-21T00:00:00+00:00", "2019-12-21T04:00:00+00:00", "2019-12-21T08:00:00+00:00", "2019-12-21T12:00:00+00:00", "2019-12-21T16:00:00+00:00", "2019-12-21T20:00:00+00:00", "2019-12-22T00:00:00+00:00", "2019-12-22T04:00:00+00:00", "2019-12-22T08:00:00+00:00", "2019-12-22T12:00:00+00:00", "2019-12-25T04:00:00+00:00", "2019-12-25T08:00:00+00:00", "2019-12-25T12:00:00+00:00", "2019-12-27T20:00:00+00:00", "2019-12-28T00:00:00+00:00", "2019-12-28T04:00:00+00:00", "2019-12-28T08:00:00+00:00", "2019-12-28T12:00:00+00:00", "2019-12-28T16:00:00+00:00", "2019-12-28T20:00:00+00:00", "2019-12-29T00:00:00+00:00", "2019-12-29T04:00:00+00:00", "2019-12-29T08:00:00+00:00", "2019-12-29T12:00:00+00:00"]}]}, "yaxis": {"anchor": "x", "domain": [0.55, 1]}, "yaxis2": {"anchor": "x2", "domain": [0, 0.45]}}}
